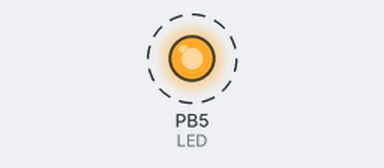
Bench run of a program on a simulated ATmega328P, built with avr-gcc and emulated at 16 MHz. Shown: output pins drawn as LEDs (lit = HIGH). Dashed ring = blinking.

Above: at 0.4 s.
Timing chart, 0 to 4.6 s (numbered marks = the images above):
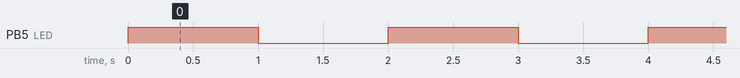

The program:

main.c
```c
/*
 * 01.Timer0_delayfunction_Normalmethod.c
 *
 * Created: 11-10-2026 19:17:21
 * Author : Sangeeth
 */

/* Que) Create a delay function using Timer0 in Normal mode , Take clock frequency as 16MHz and Prescalar as 1024 */

/* Step 1 : Create a function to configure Timer0 as normal mode and configure prescalar as 1024
   Step 2 : Perform required Calculations to find number of overflow in 1 second
   Step 3 : Create Delay function
   Step 4 : Write main()
*/
# define F_CPU 16000000
#include <avr/io.h>
#define LED PORTB5

void timer0_config()
{
	TCCR0A &= ~((1<<WGM01)| (WGM00)) ;    // Configure timer0 in Normal mode (WGM01 = 0 and WGM00 = 0)
	TCCR0B |= ((1<<CS02) | (1<<CS00)) ;   // Configure timer0 prescalar as 1024 (CS02=1, CS01=0 and CS00=1)
}

void delay_1sec()
{
	for(uint8_t i=1 ; i<=61 ; ++i)   // In this case there are 61 overflow in 1 second
	{
		while(!(TIFR0 & (1<<TOV0)))
		{
			// Wait for overflow to occur
		}
		TIFR0 |= (1<<TOV0) ; // Clear the overflow
	}
}

int main(void)
{
    timer0_config() ;
	DDRB |= (1<<DDB5) ;  // Configure PORTB pin 5 as output mode
    while (1)
    {
		PORTB ^= (1<<LED) ;
		delay_1sec() ;
    }
}
```

Measured:
- by itself, PB5 (LED): alternates HIGH for 1.0 s and LOW for 1.0 s
